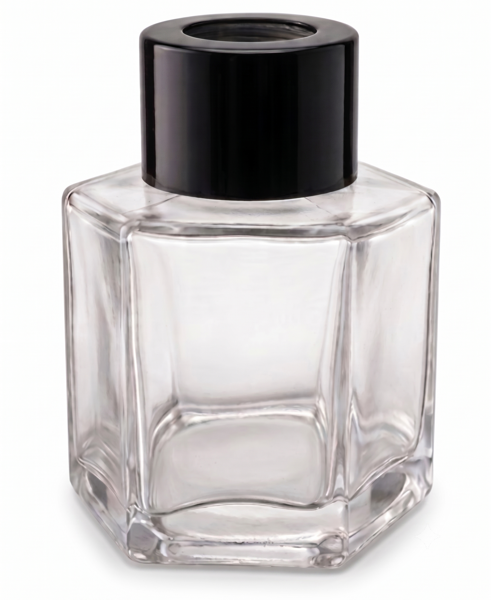
#> input picture assets/envases/Mikado/mikado.png, 491 x 600 px, found by its file name
$ python analyze_star.py
#> lines starting #> are read from the running program, lines starting #| are printed output that depends on the picture; after the words box and inside, x2 and y2 are one past the last pixel; in counts of white or black regions, pixels touching at a corner belong together
"""
Script auxiliar: Analizar la posición y color de la estrella watermark
en la esquina inferior derecha de las imágenes montaje.
"""
from PIL import Image
import numpy as np

img_path = r"E:\Logo Jeshia\assets\montajes\oficiales\Mikado.png"
img = Image.open(img_path).convert("RGB")
arr = np.array(img)

h, w = arr.shape[:2]
#> h = 600; w = 491
print(f"Imagen: {w} x {h} px")
#| Imagen: 491 x 600 px

# Recorte de la esquina inferior derecha: último 15% de ancho y alto
cx = int(w * 0.85)
#> cx = 417
cy = int(h * 0.78)
#> cy = 468

crop = arr[cy:, cx:]
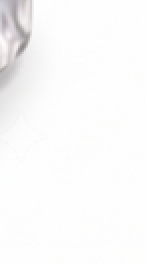
#> crop: shape (132, 74, 3) (shown 2 times larger); mean R, G, B 249.7, 249.8, 249.4
print(f"\nZona analizada desde ({cx},{cy}) hasta ({w},{h})")
#| Zona analizada desde (417,468) hasta (491,600)
print(f"Tamaño zona: {crop.shape[1]} x {crop.shape[0]}")
#| Tamaño zona: 74 x 132

# Buscar píxeles muy blancos/brillantes (estrella blanca)
bright_mask = (crop[:,:,0] > 230) & (crop[:,:,1] > 230) & (crop[:,:,2] > 230)
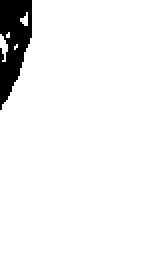
#> bright_mask: shape (132, 74) bool (shown 2 times larger); 94.2% white; 1 black region, box (x1, y1, x2, y2) and area: (0, 0, 16, 55) 562
ys, xs = np.where(bright_mask)
#> ys = 9206 values from 0 to 131; xs = 9206 values, max 73 at index 57, min 0 at index 1004, mean 38.34
if len(xs) > 0:
    print(f"\nPíxeles brillantes encontrados: {len(xs)}")
#| Píxeles brillantes encontrados: 9206
    print(f"  X range en la zona: {xs.min()} - {xs.max()}  (global: {xs.min()+cx} - {xs.max()+cx})")
#|   X range en la zona: 0 - 73  (global: 417 - 490)
    print(f"  Y range en la zona: {ys.min()} - {ys.max()}  (global: {ys.min()+cy} - {ys.max()+cy})")
#|   Y range en la zona: 0 - 131  (global: 468 - 599)
    # Muestra valores del centro de la estrella
    cx_star = int((xs.min() + xs.max()) / 2) + cx
#> cx_star = 453
    cy_star = int((ys.min() + ys.max()) / 2) + cy
#> cy_star = 533
    print(f"\n  Centro estimado estrella: ({cx_star}, {cy_star})")
#|   Centro estimado estrella: (453, 533)
    print(f"  Color centro: {arr[cy_star, cx_star]}")
#|   Color centro: [253 254 253]
else:
    print("No se encontraron píxeles brillantes en la zona.")

# Muestra colores de la zona circundante (fondo)
sample_region = arr[cy:cy+100, cx:cx+100]
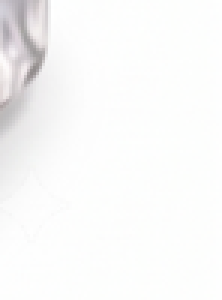
#> sample_region: shape (100, 74, 3) (shown 3 times larger); mean R, G, B 248.5, 248.5, 248.3
print(f"\nColor promedio del fondo en zona ({cx},{cy})+(100x100): {sample_region.mean(axis=(0,1)).astype(int)}")
#| Color promedio del fondo en zona (417,468)+(100x100): [248 248 248]
